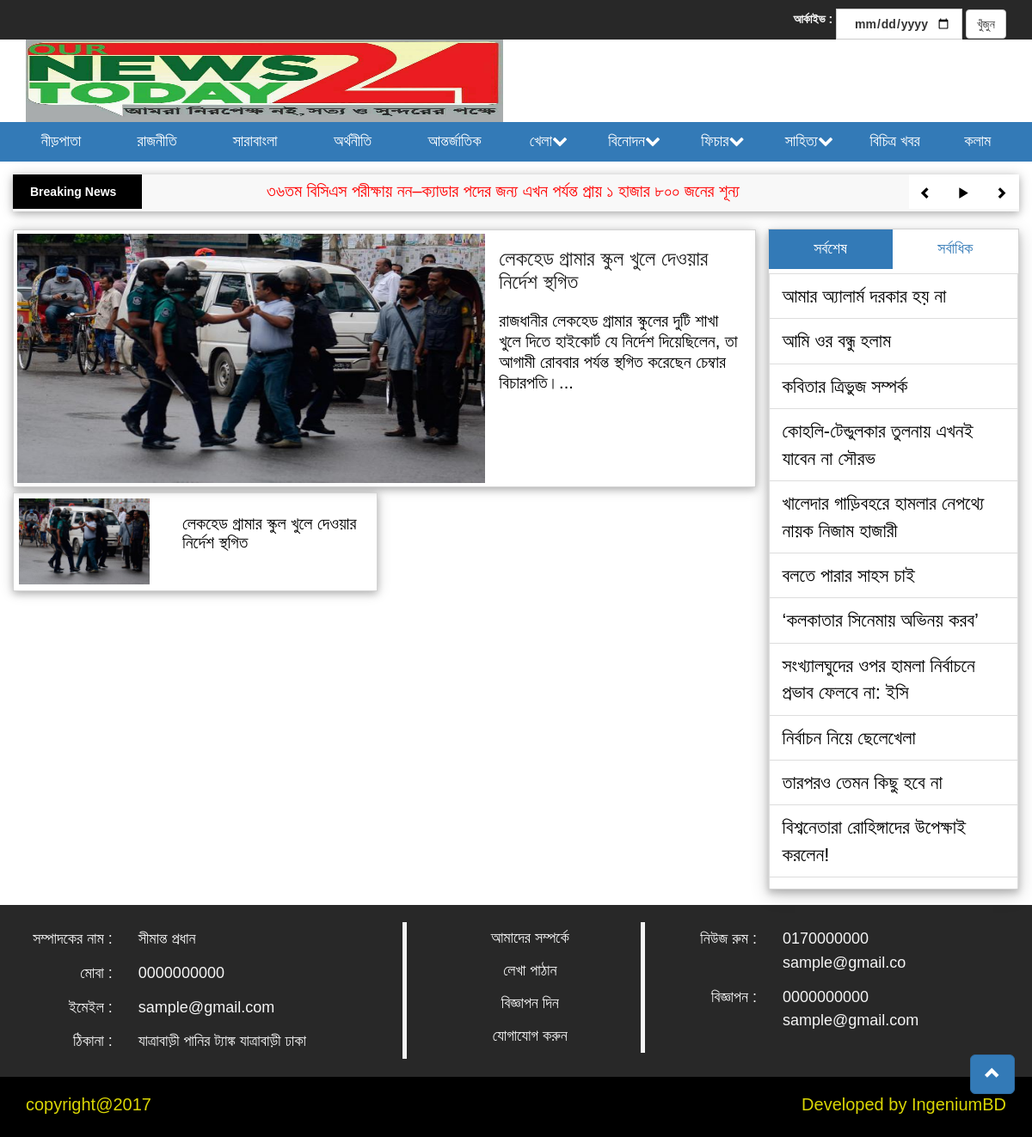
The page /bogra.php on the database its author committed.
### tables this page shows
CREATE TABLE `tbl_logontitle` (
  `logo_id` int(11) NOT NULL,
  `logo` varchar(255) NOT NULL
);

CREATE TABLE `tbl_breakingnews` (
  `breaking_id` int(11) NOT NULL,
  `title` text NOT NULL,
  `status` tinyint(1) NOT NULL
);

CREATE TABLE `tbl_newses` (
  `news_id` int(11) NOT NULL,
  `district_id` int(11) NOT NULL,
  `category_id` int(11) NOT NULL,
  `subcategory_id` int(11) NOT NULL,
  `top_news` tinyint(1) NOT NULL,
  `news_title` varchar(150) NOT NULL,
  `news_url` varchar(150) NOT NULL,
  `news_seo_title` varchar(150) NOT NULL,
  `image` varchar(255) NOT NULL,
  `news_summery` text NOT NULL,
  `news_details` text NOT NULL,
  `hits` int(11) NOT NULL,
  `author` varchar(150) NOT NULL,
  `writer` varchar(100) NOT NULL,
  `sahittowriter` varchar(200) NOT NULL,
  `status` tinyint(1) NOT NULL,
  `date` date DEFAULT NULL,
  `create_date` timestamp NOT NULL DEFAULT CURRENT_TIMESTAMP,
  `update_dateN_time` timestamp NULL DEFAULT NULL
);

CREATE TABLE `tbl_editor` (
  `editor_id` int(11) NOT NULL,
  `editor_name` varchar(150) NOT NULL,
  `editor_email` varchar(150) NOT NULL,
  `editor_mobile` varchar(15) NOT NULL,
  `editor_address` text NOT NULL
);

CREATE TABLE `tbl_emailphone` (
  `emailphone_id` int(11) NOT NULL,
  `newsroomemail` varchar(100) NOT NULL,
  `newsroommobile` varchar(15) NOT NULL,
  `advemail` varchar(100) NOT NULL,
  `advmobile` varchar(15) NOT NULL
);

### bogra.php (the view)
<?php include 'inc/header.php';?>
<?php include 'inc/breakingnews.php';?>
<?php
    $fm = new Format();
?>
<div class="inner_page">
            <div class="container">
                <div class="row">
                    <div class="col-lg-9">
                        <div class="row">
                            <div class="main_content">
                            <?php
                                 $news = new NewsAddN();
                                  $bograTNews = $news->getTopbograNews();
                                  if ($bograTNews) {
                                    while ($result = $bograTNews->fetch_assoc()) {
                              ?>
                                <div class="col-lg-8">
                                    <a href="singlenews.php?nurl=<?php echo $result['news_url']; ?>">
                                        <img src="global-panel/<?php echo $result['image']; ?>" alt="BPL" class="img-responsive"/>
                                    </a>
                                </div>
                                <div class="col-lg-4">
                                    <div class="details">
                                        <h3>
                                            <a href="singlenews.php?nurl=<?php echo $result['news_url']; ?>"><?php echo $result['news_title']; ?></a>
                                        </h3>
                                        <p>
                                            <a href="singlenews.php?nurl=<?php echo $result['news_url']; ?>"><?php echo $fm->textShorten($result['news_summery']); ?></a>
                                        </p>
                                    </div>
                                </div>
                              <?php } } ?>
                            </div>
                            <?php
                                 $news = new NewsAddN();
                                  $bograNews = $news->getAllbograNews();
                                  if ($bograNews) {
                                    while ($result = $bograNews->fetch_assoc()) {
                              ?>
                             <div class="col-lg-6">
                                <div class="content">
                                    <div class="col-lg-6">
                                        <a href="singlenews.php?nurl=<?php echo $result['news_url']; ?>">
                                            <img src="global-panel/<?php echo $result['image']; ?>" alt="Dhoni" class="img-responsive"/>
                                        </a>
                                    </div>
                                    <div class="col-lg-6">
                                        <h3><a href="singlenews.php?nurl=<?php echo $result['news_url']; ?>"><?php echo $result['news_title']; ?></a></h3>
                                    </div>
                                </div>
                            </div>
                         <?php } } ?>
                        </div>
                    </div>
                    <div class="col-lg-3">
                       <?php include 'inc/recentpopular.php';?>
                    </div>
                </div>
            </div>
        </div>
       <?php include 'inc/footer.php';?>

### inc/header.php (shortened to what the rows shown need)
<?php
include 'lib/Database.php';
include 'helpers/Format.php';
?>
<!DOCTYPE html>
<html>
    <head>
        <link rel="stylesheet" href="css/bootstrap.min.css" />
        <link rel="stylesheet" href="css/style.css" />
        <link rel="stylesheet" href="css/inner-page.css" />
        <link rel="stylesheet" href="css/kolamist.css" />
        <link rel="stylesheet" href="css/kolamist_profile.css" />
        <link rel="stylesheet" href="css/archive.css" />
        <link rel="stylesheet" href="css/news-view.css" />
        <link rel="stylesheet" href="css/map.css" />
        <link rel="stylesheet" href="css/chora.css" />
        <link rel="stylesheet" href="css/kobita.css" />
        <link rel="stylesheet" href="css/sahitto.css" />
        <link rel="stylesheet" href="css/font-awesome.min.css" />
        <link rel="stylesheet" href="css/jcarousel.responsive.css" />
        <link href="https://fonts.maateen.me/bangla/font.css" rel="stylesheet">
        <link rel="stylesheet" href="jquery-ui-1.12.1/jquery-ui.min.css" />
    </head>
    <body>
        <header>
            <div class="container main-content">
                <div class="row">
                    <div class="logo col-lg-6">
                        <?php
                        $logo = new TitleSloganLogo();
                        $getlogo = $logo->getLogiIcon();
                        if ($getlogo) {
                            while ($result = $getlogo->fetch_assoc()) {
                                ?>
                                <a href="index.php">
                                    <img src="global-panel/<?php echo $result['logo']; ?>" alt="logo" class="img-responsive"/>
                                </a>
                                <?php
                            }
                        }
                        ?>
                    </div>
                </div>
            </div>
        </header>

### inc/breakingnews.php (shortened to what the rows shown need)
<div class="breaking-news">
    <div class="container">
        <div class="row breaking_news-content">
            <div class="col-md-12">
                <div id="breaking_news" class="carousel slide breaking_news_slider" data-ride="carousel">
                    <div class="carousel-inner" role="listbox">
                    <?php
                         $news = new NewsAddN();
                          $breakingNews = $news->getAllBreakingNews();
                          $i = 1;
                     foreach ($breakingNews as $slidetop_pro) {
                                if ($i==1) {
                     ?>
                     <div class="item active">
                         <?php } else{ ?>
                         <div class="item">
                          <?php } ?>
                            <p><?php echo $slidetop_pro['title']; ?></p>
                         </div>
                     <?php $i++;} ?>
                     </div>
                   </div>
            </div>
        </div>
      </div>
</div>

### inc/recentPopular.php (shortened to what the rows shown need)
<?php
    include_once "classes/NewsAddN.php";
?>
        <div class="sorbcho-sorbadhik">
            <div class="tab-content text-justify titles">
                <div id="home" class="tab-pane fade in active">
                    <div class="list-group titles-items">
                      <?php
                         $news = new NewsAddN();
                          $recentNews = $news->getAllNRecentNews();
                          if ($recentNews) {
                            while ($result = $recentNews->fetch_assoc()) {
                      ?>
                        <button type="button" class="list-group-item"><a href="singlenews.php?nurl=<?php echo $result['news_url']; ?>"><?php echo $result['news_title']; ?></a></button>
                      <?php } }?>
                    </div>
                </div>
            </div>
        </div>

### inc/footer.php (shortened to what the rows shown need)
    <link href="//cdnjs.cloudflare.com/ajax/libs/toastr.js/latest/css/toastr.min.css" rel="stylesheet">
<footer>
    <div class="footer-part">
        <div class="container">
            <div class="row">
                <div class="footer_part_content">
                    <div class="col-lg-5 editor_details">
                 <?php
                     $einfo = new EditorInfo();
                      $editorinfo = $einfo->geteditorinfo();
                      if ($editorinfo) {
                        while ($result = $editorinfo->fetch_assoc()) {
                 ?>
                        <form class="form-horizontal">
                            <div class="form-group">
                                <label class="col-sm-4 control-label">সম্পাদকের নাম :</label>
                                <div class="col-sm-8">
                                    <p class="form-control-static"><?php echo $result['editor_name'];?></p>
                                </div>
                            </div>
                            <div class="form-group">
                                <label class="col-sm-4 control-label">মোবা :</label>
                                <div class="col-sm-8">
                                    <p class="form-control-static"><?php echo $result['editor_mobile'];?></p>
                                </div>
                            </div>
                            <div class="form-group">
                                <label class="col-sm-4 control-label">ইমেইল :</label>
                                <div class="col-sm-8">
                                    <p class="form-control-static"><?php echo $result['editor_email'];?></p>
                                </div>
                            </div>
                            <div class="form-group">
                                <label class="col-sm-4 control-label">ঠিকানা :</label>
                                <div class="col-sm-8">
                                    <p class="form-control-static"><?php echo $result['editor_address'];?></p>
                                </div>
                            </div>
                        </form>
                <?php  } } ?>
                    </div>
                    <div class="col-lg-4">
                        <div class="address_content">
            <?php
               $emailPhone = new EmailNphoneInfo();
                $allInfoPhoneEmail = $emailPhone->getAllEmailNphoneInfo();
                if ($allInfoPhoneEmail) {
                    while ($result = $allInfoPhoneEmail->fetch_assoc()) {
              ?>
                            <form class="form-horizontal">
                                <div class="form-group">
                                    <label class="col-sm-4 control-label">নিউজ রুম :</label>
                                    <div class="col-sm-8">
                                        <p class="form-control-static"><?php echo $result['newsroommobile'];?></p>
                                        <p class="form-control-static email"><?php echo $result['newsroomemail'];?></p>
                                    </div>
                                </div>
                                <div class="form-group">
                                    <label class="col-sm-4 control-label">বিজ্ঞাপন :</label>
                                    <div class="col-sm-8">
                                        <p class="form-control-static"><?php echo $result['advmobile'];?></p>
                                        <p class="form-control-static email"><?php echo $result['advemail'];?></p>
                                    </div>
                                </div>
                            </form>
                  <?php } } ?>
                        </div>
                    </div>
                </div>
            </div>
        </div>
    </div>
</footer>

### rows shown on the page
tbl_logontitle: logo (picture)
tbl_breakingnews: title "৩৬তম বিসিএস পরীক্ষায় নন–ক্যাডার পদের জন্য এখন পর্যন্ত প্রায় ১ হাজার ৮০০ জনের শূন্য"
tbl_newses: image (picture), news_title "লেকহেড গ্রামার স্কুল খুলে দেওয়ার নির্দেশ স্থগিত", news_summery "রাজধানীর লেকহেড গ্রামার স্কুলের দুটি শাখা খুলে দিতে হাইকোর্ট যে নির্দেশ দিয়েছিলেন, তা আগামী রোববার পর্যন্ত স্থগিত করেছেন চেম্বার বিচারপতি।..."
tbl_newses: news_title "আমার অ্যালার্ম দরকার হয় না"
tbl_newses: news_title "আমি ওর বন্ধু হলাম"
tbl_newses: news_title "কবিতার ত্রিভুজ সম্পর্ক"
tbl_newses: news_title "কোহলি-টেন্ডুলকার তুলনায় এখনই যাবেন না সৌরভ"
tbl_newses: news_title "খালেদার গাড়িবহরে হামলার নেপথ্যে নায়ক নিজাম হাজারী"
tbl_newses: news_title "বলতে পারার সাহস চাই"
tbl_newses: news_title "‘কলকাতার সিনেমায় অভিনয় করব’"
tbl_newses: news_title "সংখ্যালঘুদের ওপর হামলা নির্বাচনে প্রভাব ফেলবে না: ইসি"
tbl_newses: news_title "নির্বাচন নিয়ে ছেলেখেলা"
tbl_newses: news_title "তারপরও তেমন কিছু হবে না"
tbl_newses: news_title "বিশ্বনেতারা রোহিঙ্গাদের উপেক্ষাই করলেন!"
tbl_editor: editor_name "সীমান্ত প্রধান", editor_mobile "0000000000", editor_email "sample@gmail.com", editor_address "যাত্রাবাড়ী পানির ট্যাঙ্ক যাত্রাবাড়ী ঢাকা"
tbl_emailphone: newsroommobile "0170000000", newsroomemail "sample@gmail.co", advmobile "0000000000", advemail "sample@gmail.com"
